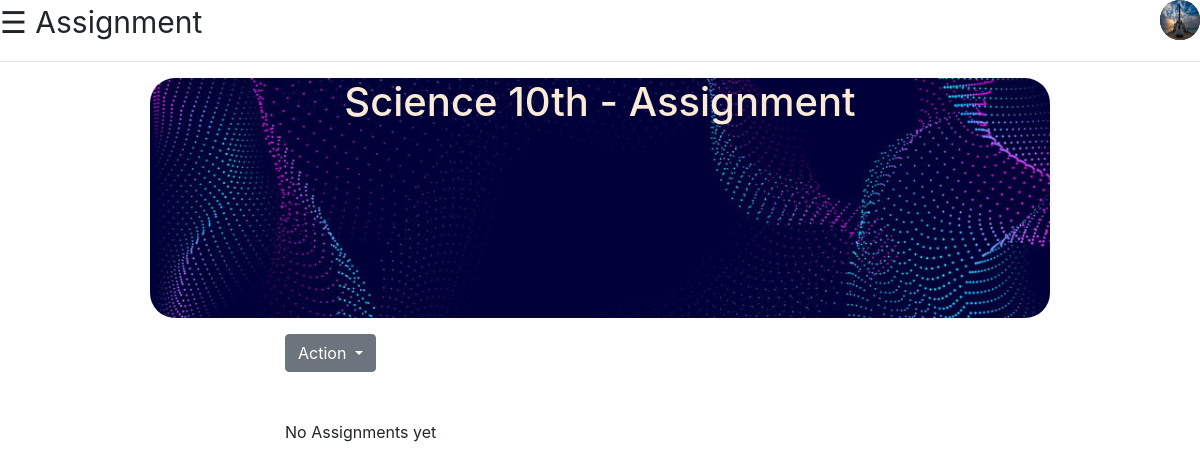
/dash/assign/38/ (signed in), run on an earlier commit of the app's database.
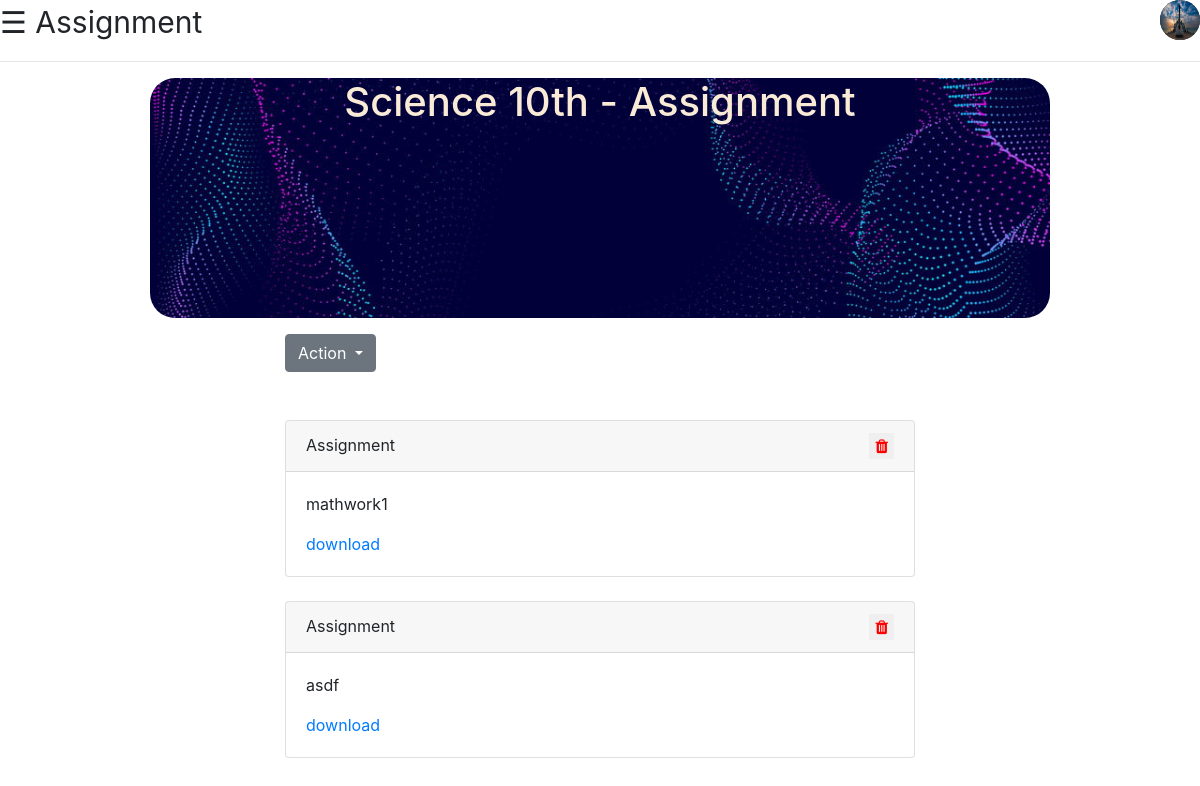
And on a later commit of the database.
### dash/models.py (models this page shows)
class classwork(models.Model):
    clid = models.ForeignKey(classsm, on_delete=models.CASCADE)
    wtype = models.ForeignKey(work, on_delete = models.CASCADE)
    wname = models.TextField()
    filess = models.FileField(null=True)

### dash/views.py (the view)
# urls.py: path("assign/<int:pkid>/", views.assign, name = 'assign'),
def assign(request,pkid):
    if request.user.is_authenticated:
        obj = classsm.objects.get(pk=pkid)
        objclasswork = classwork.objects.filter(clid=pkid,wtype = 2)
        context = {'data':obj,'classcontent':objclasswork}
        return render(request,'dash/assign.html',context)
    else:
        return redirect('/account/login')

### dash/templates/dash/assign.html (shortened to what this page needs)
{% load static %}
<!DOCTYPE html>
<html lang="en">
<head>
    <link rel="stylesheet" href="{% static 'classroom/css/styleclass.css' %}">
    <link rel="stylesheet" href="https://stackpath.bootstrapcdn.com/bootstrap/4.5.2/css/bootstrap.min.css">
    <link rel="stylesheet" href="https://cdnjs.cloudflare.com/ajax/libs/font-awesome/4.7.0/css/font-awesome.min.css">
</head>
<body>
        <span style="font-size:30px;cursor:pointer" onclick="openNav()">&#9776; Assignment</span>
        <div id="right">
            <img src="{{ request.user.profile.profile_pic.url }}" alt="" class="img-alpha">
        </div>
        <hr>
    <div>
    <div style="float: left; width: 12.5%"><pre></pre></div>
    <div style="width: 75%; float: left;">
        <div style="height: 30vh; background-image:url({% static 'classroom/img/banner.jpg' %}); background-size: cover; color: antiquewhite; border-radius: 25px; text-align: center;">
            <h1>{{ data.name }}   - Assignment</h1>
        </div>
    <div>
    <div style="width: 15%; float: left;"><pre></pre></div>
    <div style="width: 70%; float: left;">
        <div>
          <div class="dropdown">
            <button class="btn btn-secondary dropdown-toggle" type="button" id="dropdownMenuButton" data-toggle="dropdown" aria-haspopup="true" aria-expanded="false">
              Action
            </button>
          </div>
        </div>
    <div>
          <br><br>
          {% if classcontent %}
          {% for obj in classcontent %}
                <div class="card" >
                  <div class="card-header">
                    Assignment
                    {% if user.profile.typee == 'T' %}
                    <div style="float: right;">
                      <form action="{% url 'del_work' %}" method="POST">
                        <button style="border: none; color: red;"> <i class="fa fa-trash"></i> </button>
                      </form>
                    </div>
                    {% endif %}
                  </div>
                  <div class="card-body">
                    <p class="card-text">{{ obj.wname }}</p>
                    <a href="{{ obj.filess.url }}">download</a>
                  </div>
                </div>
            	<br>
          {% endfor %}
          {% else %}
          {% if user.profile.typee == 'T' %}
          <p>No Assignments yet</p>
          {% else %}
          <p>Hurray, No assignments</p>
          {% endif %}
          {% endif %}
    </div>
    </div>
    </div>
    </div>
    </div>
    </body>
    </html>

What changed in the data, as far as the page shows it:
added classwork: wname "mathwork1"
added classwork: wname "asdf"
Also different on the page:
text no longer shown: "No Assignments yet"
